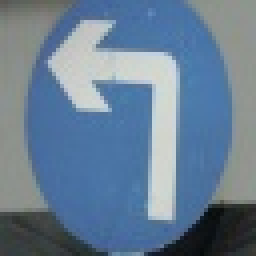
#> input picture ImageProcessing/HOG_SVM_TRAFFIC/data_traffic/left/image000.jpg, 64 x 64 px (shown 4 times larger); its folder holds 4 pictures in this run
$ jupyter execute --allow-errors main_hog_svm.ipynb   (older library calls are emulated)
#> lines starting #> are read from the running program, lines starting #| are printed output that depends on the picture
[cell 1]
#https://sandipanweb.wordpress.com/2018/06/30/detection-of-a-human-object-with-hog-descriptor-features-using-svm-primal-quadprog-implementation-using-cvxopt-in-python/
import cv2
import os
import glob
from skimage import data, exposure
import matplotlib.pyplot as plt
import numpy as np
from scipy import signal
from skimage.feature import hog
import scipy.misc

# X_train, labels_train
X_train = []
Y_train = []
for file in glob.glob("C:\\Users\\duyph\\Desktop\\sign_traffic\\left\\*.jpg"):
    img = cv2.imread(file)
#> img is the input picture: shape (64, 64, 3); mean B, G, R 148.7, 126.5, 104
    img = cv2.cvtColor(img, cv2.COLOR_BGR2GRAY)
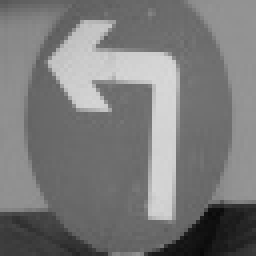
#> img: shape (64, 64) (shown 4 times larger); min 8, max 216, mean 122.3
    fd, hog_image = hog(img, orientations = 9, pixels_per_cell= (8,8), cells_per_block = (2,2), visualize = True, multichannel = False)
#> fd = 1764 values, max 0.688 at index 936, min 0 at index 1, mean 0.101
    X_train = np.append(X_train,fd, axis = 0)
#> X_train has the same summary as fd
#> pass 2 of the loop `for file in glob.glob("C:\\Users\\duyph\\Desktop\\sign_traffic\\left\\..`:
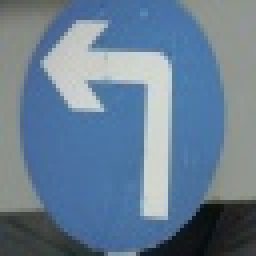
#> input picture ImageProcessing/HOG_SVM_TRAFFIC/data_traffic/left/image001.jpg, 64 x 64 px (shown 4 times larger)
#> img is the input picture: shape (64, 64, 3); mean B, G, R 147.8, 126.1, 103.7
#> `img = cv2.cvtColor(img, cv2.COLOR_BGR2GRAY)`:
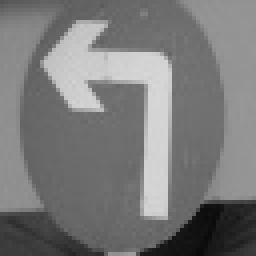
#> img: shape (64, 64) (shown 4 times larger); min 10, max 215, mean 121.8
#> fd = 1764 values, max 0.602 at index 936, min 0 at index 1, mean 0.103
#> X_train = 3528 values, max 0.688 at index 936, min 0 at index 1, mean 0.102
#> pass 3 of the loop `for file in glob.glob("C:\\Users\\duyph\\Desktop\\sign_traffic\\left\\..`:
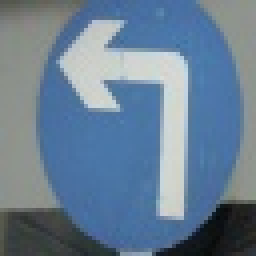
#> input picture ImageProcessing/HOG_SVM_TRAFFIC/data_traffic/left/image002.jpg, 64 x 64 px (shown 4 times larger)
#> img is the input picture: shape (64, 64, 3); mean B, G, R 148.2, 126.6, 104.1
#> `img = cv2.cvtColor(img, cv2.COLOR_BGR2GRAY)`:
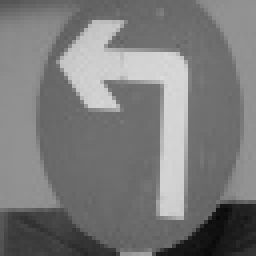
#> img: shape (64, 64) (shown 4 times larger); min 8, max 220, mean 122.3
#> fd = 1764 values, max 0.651 at index 1188, min 0 at index 1, mean 0.101
#> X_train = 5292 values, max 0.688 at index 936, min 0 at index 1, mean 0.102
#> the loop made 4 passes; the first 3 are shown
for file in glob.glob("C:\\Users\\duyph\\Desktop\\sign_traffic\\right\\*.jpg"):
    img = cv2.imread(file)
    img = cv2.cvtColor(img, cv2.COLOR_BGR2GRAY)
    fd, hog_image = hog(img, orientations = 9, pixels_per_cell= (8,8), cells_per_block = (2,2), visualize = True, multichannel = False)
    X_train = np.append(X_train,fd, axis = 0)
for file in glob.glob("C:\\Users\\duyph\\Desktop\\sign_traffic\\No_traffic\\*.jpg"):
    img = cv2.imread(file)
    img = cv2.cvtColor(img, cv2.COLOR_BGR2GRAY)
    fd, hog_image = hog(img, orientations = 9, pixels_per_cell= (8,8), cells_per_block = (2,2), visualize = True, multichannel = False)
    X_train = np.append(X_train,fd, axis = 0)

X_train = X_train.reshape(-1,1764)
Y_train = np.append(np.zeros(31), np.ones(31), axis =0)
a=np.empty(31); a.fill(2)
Y_train = np.append(Y_train, a, axis =0)

#X_test, labels_test
X_test = []
Y_test = []
for file in glob.glob("C:\\Users\\duyph\\Desktop\\sign_traffic\\left_test\\*.jpg"):
    img = cv2.imread(file)
    img = cv2.cvtColor(img, cv2.COLOR_BGR2GRAY)
    fd, hog_image = hog(img, orientations = 9, pixels_per_cell= (8,8), cells_per_block = (2,2), visualize = True, multichannel = False)
    X_test = np.append(X_test,fd, axis = 0)
for file in glob.glob("C:\\Users\\duyph\\Desktop\\sign_traffic\\right_test\\*.jpg"):
    img = cv2.imread(file)
    img = cv2.cvtColor(img, cv2.COLOR_BGR2GRAY)
    fd, hog_image = hog(img, orientations = 9, pixels_per_cell= (8,8), cells_per_block = (2,2), visualize = True, multichannel = False)
    X_test = np.append(X_test,fd, axis = 0)
for file in glob.glob("C:\\Users\\duyph\\Desktop\\sign_traffic\\No_test\\*.jpg"):
    img = cv2.imread(file)
    img = cv2.cvtColor(img, cv2.COLOR_BGR2GRAY)
    fd, hog_image = hog(img, orientations = 9, pixels_per_cell= (8,8), cells_per_block = (2,2), visualize = True, multichannel = False)
    X_test = np.append(X_test,fd, axis = 0)

#> (the rest of this cell did not finish here and is left out)
